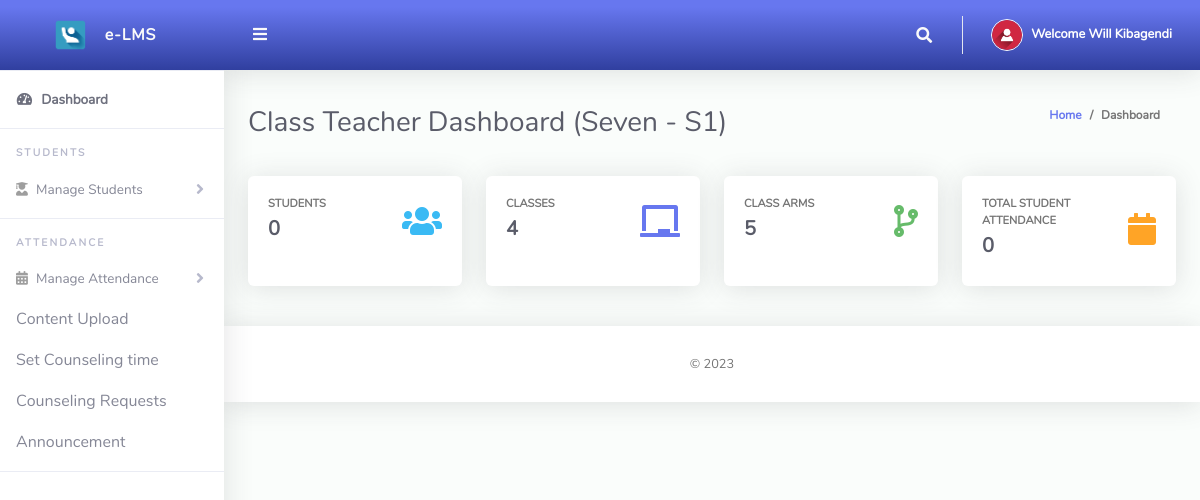
The page /AMS/ClassTeacher/index.php (signed in) on the database its author committed.
### tables this page shows
CREATE TABLE `tblclassteacher` (
  `Id` int(10) NOT NULL,
  `firstName` varchar(255) NOT NULL,
  `lastName` varchar(255) NOT NULL,
  `emailAddress` varchar(255) NOT NULL,
  `password` varchar(255) NOT NULL,
  `phoneNo` varchar(50) NOT NULL,
  `classId` varchar(10) NOT NULL,
  `classArmId` varchar(10) NOT NULL,
  `dateCreated` varchar(50) NOT NULL
);

CREATE TABLE `tblclassarms` (
  `Id` int(10) NOT NULL,
  `classId` varchar(10) NOT NULL,
  `classArmName` varchar(255) NOT NULL,
  `isAssigned` varchar(10) NOT NULL
);

CREATE TABLE `tblclass` (
  `Id` int(10) NOT NULL,
  `className` varchar(255) NOT NULL
);

### AMS/ClassTeacher/index.php (the view, shortened to what this page needs)
<?php
include '../Includes/dbcon.php';
    $query = "SELECT tblclass.className,tblclassarms.classArmName
    FROM tblclassteacher
    INNER JOIN tblclass ON tblclass.Id = tblclassteacher.classId
    INNER JOIN tblclassarms ON tblclassarms.Id = tblclassteacher.classArmId
    Where tblclassteacher.Id = '$_SESSION[userId]'";
    $rs = $conn->query($query);
    $rrw = $rs->fetch_assoc();
?>
<!DOCTYPE html>
<html lang="en">
<head>
  <link href="../vendor/fontawesome-free/css/all.min.css" rel="stylesheet" type="text/css">
  <link href="../vendor/bootstrap/css/bootstrap.min.css" rel="stylesheet" type="text/css">
  <link href="css/ruang-admin.min.css" rel="stylesheet">
</head>
<body id="page-top">
  <div id="wrapper">
   <?php include "Includes/sidebar.php";?>
    <div id="content-wrapper" class="d-flex flex-column">
      <div id="content">
           <?php include "Includes/topbar.php";?>
        <div class="container-fluid" id="container-wrapper">
          <div class="d-sm-flex align-items-center justify-content-between mb-4">
            <h1 class="h3 mb-0 text-gray-800">Class Teacher Dashboard (<?php echo $rrw['className'].' - '.$rrw['classArmName'];?>)</h1>
            <ol class="breadcrumb">
              <li class="breadcrumb-item"><a href="./">Home</a></li>
              <li class="breadcrumb-item active" aria-current="page">Dashboard</li>
            </ol>
          </div>
          <div class="row mb-3">
          <?php
            $query1=mysqli_query($conn,"SELECT * from tblstudents where classId = '$_SESSION[classId]' and classArmId = '$_SESSION[classArmId]'");
            $students = mysqli_num_rows($query1);
            ?>
            <div class="col-xl-3 col-md-6 mb-4">
              <div class="card h-100">
                <div class="card-body">
                  <div class="row no-gutters align-items-center">
                    <div class="col mr-2">
                      <div class="text-xs font-weight-bold text-uppercase mb-1">Students</div>
                      <div class="h5 mb-0 mr-3 font-weight-bold text-gray-800"><?php echo $students;?></div>
                    </div>
                    <div class="col-auto">
                      <i class="fas fa-users fa-2x text-info"></i>
                    </div>
                  </div>
                </div>
              </div>
            </div>
             <?php
              $query1=mysqli_query($conn,"SELECT * from tblclass");
              $class = mysqli_num_rows($query1);
              ?>
            <div class="col-xl-3 col-md-6 mb-4">
              <div class="card h-100">
                <div class="card-body">
                  <div class="row align-items-center">
                    <div class="col mr-2">
                      <div class="text-xs font-weight-bold text-uppercase mb-1">Classes</div>
                      <div class="h5 mb-0 font-weight-bold text-gray-800"><?php echo $class;?></div>
                    </div>
                    <div class="col-auto">
                      <i class="fas fa-chalkboard fa-2x text-primary"></i>
                    </div>
                  </div>
                </div>
              </div>
            </div>
             <?php
              $query1=mysqli_query($conn,"SELECT * from tblclassarms");
              $classArms = mysqli_num_rows($query1);
              ?>
            <div class="col-xl-3 col-md-6 mb-4">
              <div class="card h-100">
                <div class="card-body">
                  <div class="row no-gutters align-items-center">
                    <div class="col mr-2">
                      <div class="text-xs font-weight-bold text-uppercase mb-1">Class Arms</div>
                      <div class="h5 mb-0 font-weight-bold text-gray-800"><?php echo $classArms;?></div>
                    </div>
                    <div class="col-auto">
                      <i class="fas fa-code-branch fa-2x text-success"></i>
                    </div>
                  </div>
                </div>
              </div>
            </div>
            <?php
              $query1=mysqli_query($conn,"SELECT * from tblattendance where classId = '$_SESSION[classId]' and classArmId = '$_SESSION[classArmId]'");
              $totAttendance = mysqli_num_rows($query1);
              ?>
            <div class="col-xl-3 col-md-6 mb-4">
              <div class="card h-100">
                <div class="card-body">
                  <div class="row no-gutters align-items-center">
                    <div class="col mr-2">
                      <div class="text-xs font-weight-bold text-uppercase mb-1">Total Student Attendance</div>
                      <div class="h5 mb-0 font-weight-bold text-gray-800"><?php echo $totAttendance;?></div>
                    </div>
                    <div class="col-auto">
                      <i class="fas fa-calendar fa-2x text-warning"></i>
                    </div>
                  </div>
                </div>
              </div>
            </div>
        </div>
      </div>
      <?php include 'includes/footer.php';?>
    </div>
  </div>
</body>
</html>

### AMS/ClassTeacher/Includes/topbar.php (shortened to what this page needs)
<?php
  $query = "SELECT * FROM tblclassteacher WHERE Id = ".$_SESSION['userId']."";
  $rs = $conn->query($query);
  $rows = $rs->fetch_assoc();
  $fullName = $rows['firstName']." ".$rows['lastName'];;
?>
<nav class="navbar navbar-expand navbar-light bg-gradient-primary topbar mb-4 static-top">
          <button id="sidebarToggleTop" class="btn btn-link rounded-circle mr-3">
            <i class="fa fa-bars"></i>
          </button>
          <ul class="navbar-nav ml-auto">
            <li class="nav-item dropdown no-arrow">
              <a class="nav-link dropdown-toggle" href="#" id="searchDropdown" role="button" data-toggle="dropdown"
                aria-haspopup="true" aria-expanded="false">
                <i class="fas fa-search fa-fw"></i>
              </a>
            </li>
            <li class="nav-item dropdown no-arrow">
              <a class="nav-link dropdown-toggle" href="#" id="userDropdown" role="button" data-toggle="dropdown"
                aria-haspopup="true" aria-expanded="false">
                <img class="img-profile rounded-circle" src="img/user-icn.png" style="max-width: 60px">
                <span class="ml-2 d-none d-lg-inline text-white small"><b>Welcome <?php echo $fullName;?></b></span>
              </a>
            </li>
          </ul>
        </nav>

### rows shown on the page
tblclassteacher: fullName "Will Kibagendi"
tblclassarms: classId.className "Seven", classArmName "S1"

### other values the page prints
$students "0"
$class "4"
$classArms "5"
$totAttendance "0"
